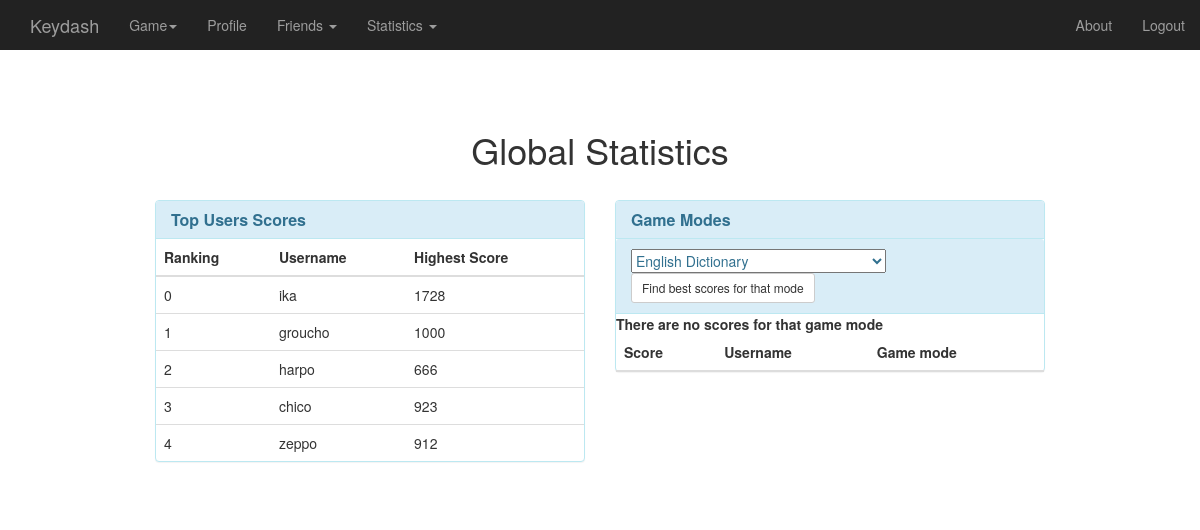
The page /keydash/statistics_global/ (signed in) on the database as committed earlier.
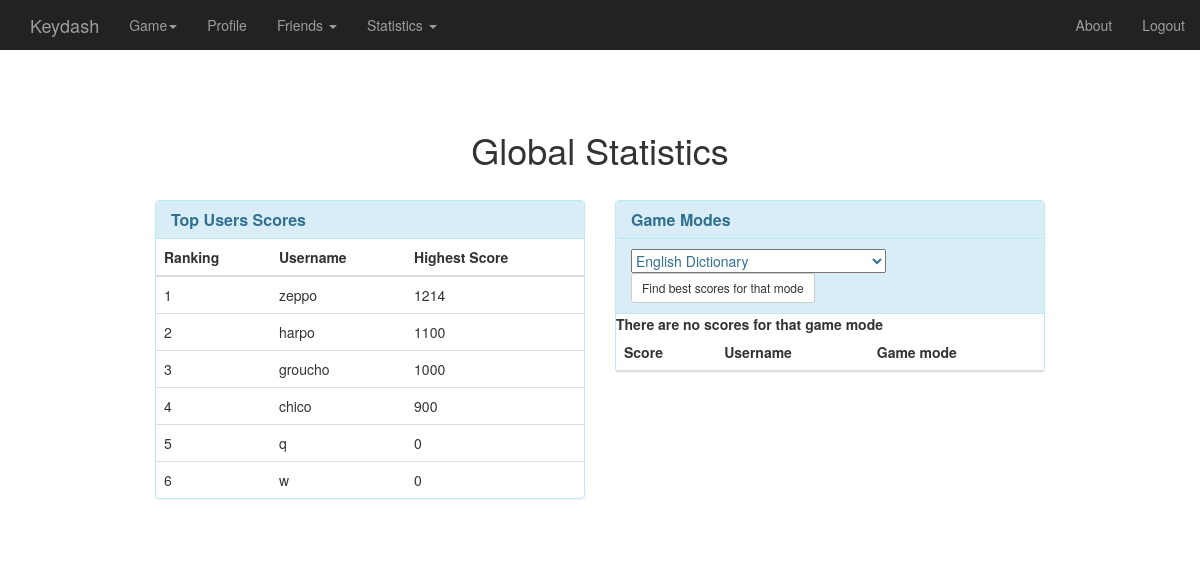
The same page on the database as committed later.
### keydash_app/models.py (models this page shows, shortened)
class UserProfile(models.Model):
    user = models.OneToOneField(User)
    picture = models.ImageField(upload_to='profile_images', blank=True)
    ranking_position = models.IntegerField(default=0)
    wpm_highest = models.FloatField(default=0)
    accuracy_highest = models.FloatField(default=0)
    score_highest = models.IntegerField(default=0)

### keydash_app/views.py (the view, shortened to what this page needs)
@login_required
def statistics_global(request):
    context_dict = {}
    user_list_by_ranking = UserProfile.objects.order_by('ranking_position')
    context_dict['users'] = user_list_by_ranking
    return render(request, 'keydash_app/statistics_global.html', context_dict)

### templates/keydash_app/statistics_global.html (shortened to what this page needs)
{% extends "keydash_app/base.html" %}
{% block body_block %}
    <div align="center">
        <h1>Global Statistics</h1><br>
    </div>
    <div class="col-md-6">
        <div class="panel panel-info">
            <div class="panel-heading">
                <h1 class="panel-title"><strong>Top Users Scores</strong></h1>
            </div>
            <table class="table table-hover" id="dev-table">
                <thead>
                <tr>
                    <th>Ranking</th>
                    <th>Username</th>
                    <th>Highest Score</th>
                </tr>
                </thead>
                <tbody>
                {% if users %}
                    {% for user in users %}
                        <tr>
                            <td>{{ user.ranking_position }}</td>
                            <td>{{ user.user }}</td>
                            <td>{{ user.score_highest }}</td>
                        </tr>
                    {% endfor %}
                {% else %}
                    <tr>
                        <strong>There are no users present.</strong>
                    </tr>
                {% endif %}
                </tbody>
            </table>
        </div>
    </div>
    <div class="col-md-6 ">
        <div class="panel panel-info">
            <div class="panel-heading">
                <h1 class="panel-title"><strong>Game Modes</strong></h1>
            </div>
            <div class="panel-heading">
                <form action="" method="post">
                    <select name="dropdown_game_mode">
                        <option value="eng_dict">English Dictionary</option>
                    </select>
                    <input type="submit" class="btn btn-sm btn-default" value="Find best scores for that mode" />
                </form>
            </div>
            <table class="table table-hover" id="dev-table">
                <thead>
                <tr>
                    <th>Score</th>
                    <th>Username</th>
                    <th>Game mode</th>
                </tr>
                </thead>
                <tbody>
                {% if user_scores_for_game_mode %}
                    {% for score_game_mode in user_scores_for_game_mode %}
                        <tr>
                            <td>{{ score_game_mode.score }}</td>
                            <td>{{ score_game_mode.user }}</td>
                            <td>{{ game_mode }}</td>
                        </tr>
                    {% endfor %}
                {% else %}
                    <tr>
                        <strong>There are no scores for that game mode</strong>
                    </tr>
                {% endif %}
                </tbody>
            </table>
        </div>
    </div>
{% endblock %}

### templates/keydash_app/base.html (shortened to what this page needs)
{% load staticfiles %}
<!DOCTYPE html>
<html>
<head>
  <link href="{% static 'bootstrap/css/bootstrap.min.css' %}" rel="stylesheet" type="text/css" />
  <link href="{% static 'css/main.css' %}" rel="stylesheet" type="text/css" />
</head>
<body>
  <div class="navbar navbar-inverse navbar-fixed-top container-fluid" role="navigation">
    <div class="navbar-header">
      <button type="button" class="navbar-toggle collapsed" data-toggle="collapse" data-target=".navbar-collapse"><span class="sr-only">Toggle navigation</span></button> <a class="navbar-brand" href="/keydash/home/">Keydash</a>
    </div>
      <div class="navbar-collapse collapse">
          <ul class="nav navbar-nav navbar-left">
              {% if user.is_authenticated %}
                  <li class="dropdown">
                      <a href= "#" type="button" id="menu1" data-toggle="dropdown">Game<span class="caret"></span></a>
                  </li>
                  <li><a href="/keydash/profile/">Profile</a></li>
                  <li class="dropdown">
                      <a href= "#" type="button" id="menu1" data-toggle="dropdown">Friends
                          <span class="caret"></span></a>
                  </li>
                  <li class="dropdown">
                      <a href= "#" type="button" id="menu1" data-toggle="dropdown">Statistics
                          <span class="caret"></span></a>
                  </li>
              {% else %}
                  <li><a href="/keydash/trial/">Trial Game</a></li>
              {% endif %}
          </ul>
          <ul class="nav navbar-nav navbar-right">
              <li><a href="/keydash/about/">About</a></li>
              {% if user.is_authenticated %}
                  <li><a href="{% url 'auth_logout' %}">Logout</a></li>
              {% else %}
                  <li><a href="{% url 'registration_register' %}">Register</a></li>
                  <li><a href="{% url 'auth_login' %}">Login</a></li>
              {% endif %}
          </ul>
    </div>
  </div>
  <div class="container-fluid row">
    <div class="col-sm-10 col-sm-offset-1 col-md-10 col-md-offset-1 main">
      <br />
      <br />
      {% block body_block %}{% endblock %}
    </div>
  </div>
</body>
</html>

### static/css/main.css (style rules this page uses)
body { padding-top: 50px; }
.navbar-fixed-top { border: 0; }
.main { padding: 20px; }
@media (min-width: 768px) { .main { padding-right: 40px; padding-left: 40px; } }

Rows that differ between the two databases and show on the page:
removed UserProfile: ranking_position "0", user "ika", score_highest "1728"
changed UserProfile "zeppo": ranking_position "4" → "1"; score_highest "912" → "1214"; moves up the list
changed UserProfile "harpo": score_highest "666" → "1100"; moves down the list
changed UserProfile "groucho": ranking_position "1" → "3"
changed UserProfile "chico": ranking_position "3" → "4"; score_highest "923" → "900"
added UserProfile: ranking_position "5", user "q", score_highest "0"
added UserProfile: ranking_position "6", user "w", score_highest "0"
